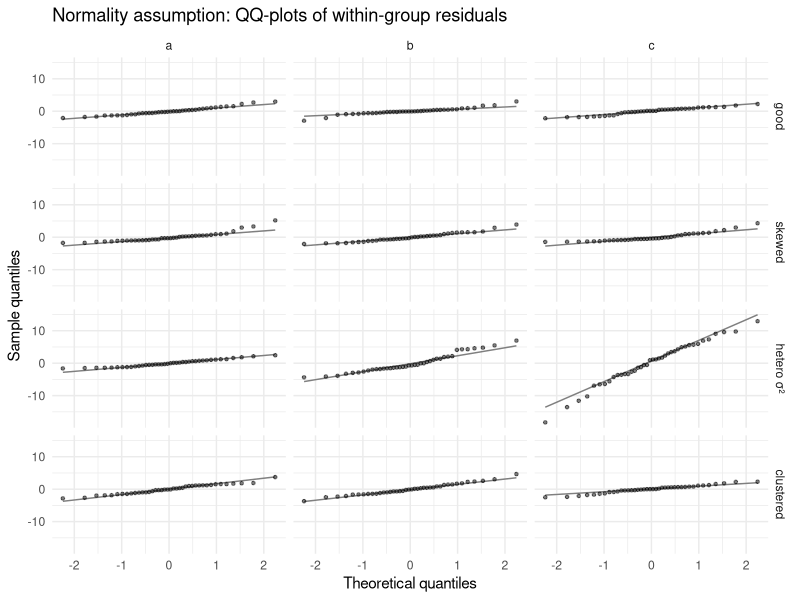
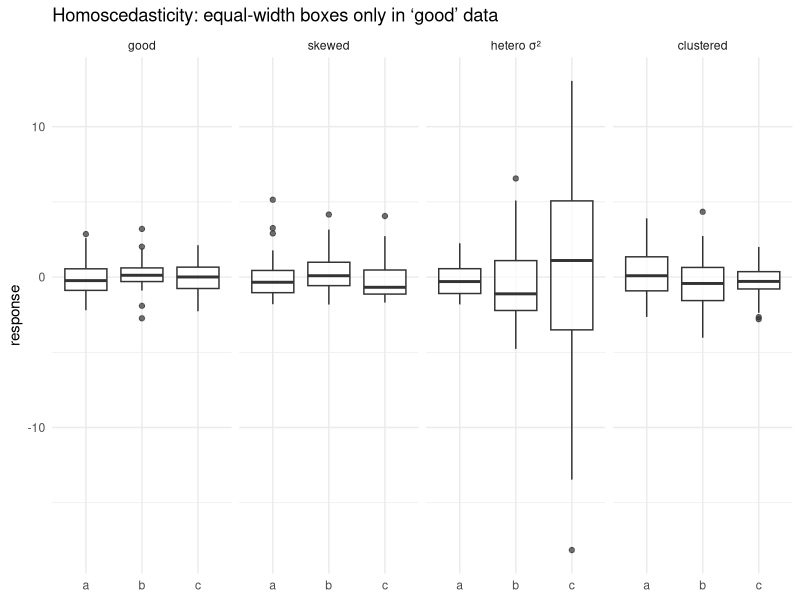
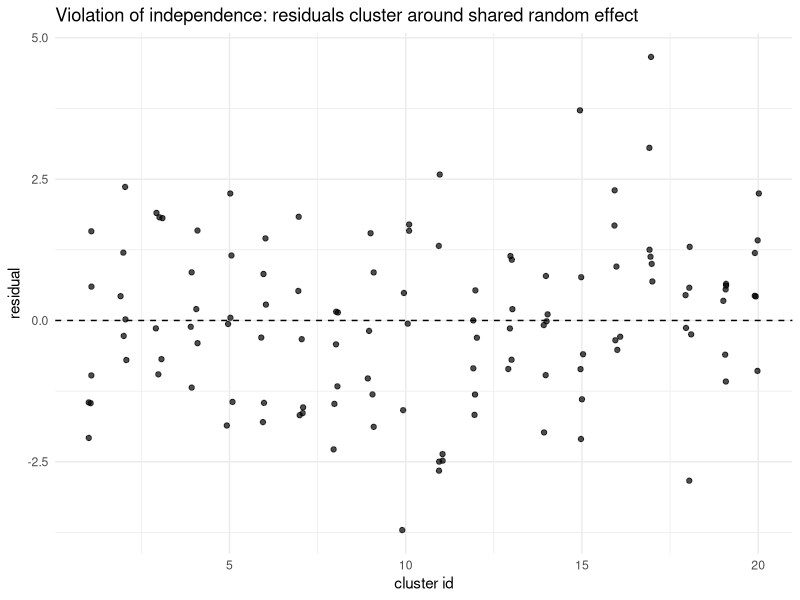

These figures' R source, in order:
## ---- chunk 1
# ────────────────────────────────
# ANOVA assumptions – simulation & visualisation
# tidyverse / ggplot2 style
# ────────────────────────────────

library(tidyverse)

set.seed(20250418)           # reproducible

## helper to build one-way data frames -----------------------------------------
make_data <- function(n_per_group = 40,
                      means       = c(0, 0, 0),
                      sds         = c(1, 1, 1),
                      err_fun     = rnorm,
                      id_prefix   = "good",
                      cluster     = FALSE) {

  tibble(
    group = rep(letters[1:3], each = n_per_group),
    cluster_id = if (cluster) rep(1:(n_per_group/2), each = 2, times = 3) else NA_integer_,
    x = map2_dbl(group, cluster_id, ~ {
           g <- match(.x, letters)           # 1,2,3
           mu <- means[g]
           sigma <- sds[g]
           # if cluster, add shared random effect first
           ran_eff <- if (cluster) rnorm(1, 0, 1) else 0
           err_fun(1, mu, sigma) + ran_eff
         })
  ) |>
    mutate(scenario = id_prefix,
           resid    = x - ave(x, group))     # within‑group residuals
}

## 1. all assumptions met -------------------------------------------------------
d_good <- make_data(id_prefix = "good")

## 2. non‑normal residuals (heavy right skew) ----------------------------------
d_skew <- make_data(err_fun = function(n, mu, sigma) {
                      mu + sigma*rgamma(n, shape = 2, scale = 1) - 2          # skew
                    },
                    id_prefix = "skewed")

## 3. unequal variances (group‑specific σ) --------------------------------------
d_hetero <- make_data(sds = c(1, 3, 6), id_prefix = "hetero σ²")

## 4. non‑independent data (cluster random effect) -----------------------------
d_dep <- make_data(cluster = TRUE, id_prefix = "clustered")

## bind and factor order --------------------------------------------------------
dat <- bind_rows(d_good, d_skew, d_hetero, d_dep) |>
       mutate(scenario = factor(scenario,
                    levels = c("good", "skewed", "hetero σ²", "clustered")))

# ── 1. QQ‑plots of residuals (normality) ───────────────────────────────────────
p_qq <- ggplot(dat, aes(sample = resid)) +
  stat_qq_line(colour = "grey50") +
  stat_qq(size = 0.9, alpha = .5) +
  facet_grid(scenario ~ group) +
  labs(title = "Normality assumption: QQ‑plots of within‑group residuals",
       x = "Theoretical quantiles", y = "Sample quantiles") +
  theme_minimal()

# ── 2. Boxplots of raw data (equal variances) ──────────────────────────────────
p_var <- ggplot(dat, aes(group, x)) +
  geom_boxplot(alpha = .7) +
  facet_wrap(~ scenario, nrow = 1) +
  labs(title = "Homoscedasticity: equal‑width boxes only in ‘good’ data",
       x = NULL, y = "response") +
  theme_minimal()

# ── 3. Residuals vs cluster id (independence) ─────────────────────────────────
p_dep <- ggplot(filter(dat, scenario == "clustered"), 
                aes(cluster_id, resid)) +
  geom_point(position = position_jitter(width = .1), alpha = .7) +
  geom_hline(yintercept = 0, linetype = 2) +
  labs(title = "Violation of independence: residuals cluster around shared random effect",
       x = "cluster id", y = "residual") +
  theme_minimal()

# ── print / save --------------------------------------------------------------
print(p_qq)
print(p_var)
print(p_dep)

